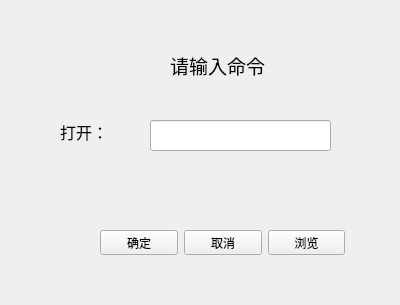
<?xml version="1.0" encoding="UTF-8"?>
<ui version="4.0">
 <class>widget_demo</class>
 <widget class="QWidget" name="widget_demo">
  <property name="geometry">
   <rect>
    <x>0</x>
    <y>0</y>
    <width>400</width>
    <height>305</height>
   </rect>
  </property>
  <property name="windowTitle">
   <string>widget_demo</string>
  </property>
  <widget class="QLabel" name="label">
   <property name="geometry">
    <rect>
     <x>170</x>
     <y>50</y>
     <width>121</width>
     <height>31</height>
    </rect>
   </property>
   <property name="font">
    <font>
     <family>Microsoft YaHei</family>
     <pointsize>14</pointsize>
    </font>
   </property>
   <property name="text">
    <string>请输入命令</string>
   </property>
  </widget>
  <widget class="QLabel" name="label_2">
   <property name="geometry">
    <rect>
     <x>60</x>
     <y>120</y>
     <width>52</width>
     <height>21</height>
    </rect>
   </property>
   <property name="font">
    <font>
     <family>Microsoft YaHei</family>
     <pointsize>12</pointsize>
    </font>
   </property>
   <property name="text">
    <string>&lt;html&gt;&lt;head/&gt;&lt;body&gt;&lt;p&gt;打开：&lt;/p&gt;&lt;/body&gt;&lt;/html&gt;</string>
   </property>
  </widget>
  <widget class="QLineEdit" name="cmdLineEdit">
   <property name="geometry">
    <rect>
     <x>150</x>
     <y>120</y>
     <width>181</width>
     <height>31</height>
    </rect>
   </property>
  </widget>
  <widget class="QWidget" name="">
   <property name="geometry">
    <rect>
     <x>100</x>
     <y>230</y>
     <width>245</width>
     <height>25</height>
    </rect>
   </property>
   <layout class="QHBoxLayout" name="horizontalLayout">
    <item>
     <widget class="QPushButton" name="commitButton">
      <property name="text">
       <string>确定</string>
      </property>
     </widget>
    </item>
    <item>
     <widget class="QPushButton" name="cancelButton">
      <property name="text">
       <string>取消</string>
      </property>
     </widget>
    </item>
    <item>
     <widget class="QPushButton" name="brosewButton">
      <property name="text">
       <string>浏览</string>
      </property>
     </widget>
    </item>
   </layout>
  </widget>
 </widget>
 <resources/>
 <connections/>
</ui>
